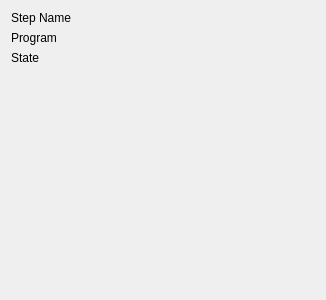
<?xml version="1.0" encoding="UTF-8"?>
<ui version="4.0">
 <class>pipeline_step_viewer</class>
 <widget class="QWidget" name="pipeline_step_viewer">
  <property name="geometry">
   <rect>
    <x>0</x>
    <y>0</y>
    <width>326</width>
    <height>300</height>
   </rect>
  </property>
  <property name="windowTitle">
   <string>Form</string>
  </property>
  <layout class="QFormLayout" name="formLayout">
   <item row="0" column="0">
    <widget class="QLabel" name="step_name_label">
     <property name="sizePolicy">
      <sizepolicy hsizetype="Preferred" vsizetype="Fixed">
       <horstretch>0</horstretch>
       <verstretch>0</verstretch>
      </sizepolicy>
     </property>
     <property name="text">
      <string>Step Name</string>
     </property>
    </widget>
   </item>
   <item row="1" column="0">
    <widget class="QLabel" name="step_program_label">
     <property name="sizePolicy">
      <sizepolicy hsizetype="Preferred" vsizetype="Fixed">
       <horstretch>0</horstretch>
       <verstretch>0</verstretch>
      </sizepolicy>
     </property>
     <property name="text">
      <string>Program</string>
     </property>
    </widget>
   </item>
   <item row="2" column="0">
    <widget class="QLabel" name="step_state">
     <property name="sizePolicy">
      <sizepolicy hsizetype="Preferred" vsizetype="Fixed">
       <horstretch>0</horstretch>
       <verstretch>0</verstretch>
      </sizepolicy>
     </property>
     <property name="text">
      <string>State</string>
     </property>
    </widget>
   </item>
   <item row="3" column="0">
    <spacer name="verticalSpacer">
     <property name="orientation">
      <enum>Qt::Vertical</enum>
     </property>
     <property name="sizeHint" stdset="0">
      <size>
       <width>20</width>
       <height>40</height>
      </size>
     </property>
    </spacer>
   </item>
  </layout>
 </widget>
 <resources/>
 <connections/>
</ui>
